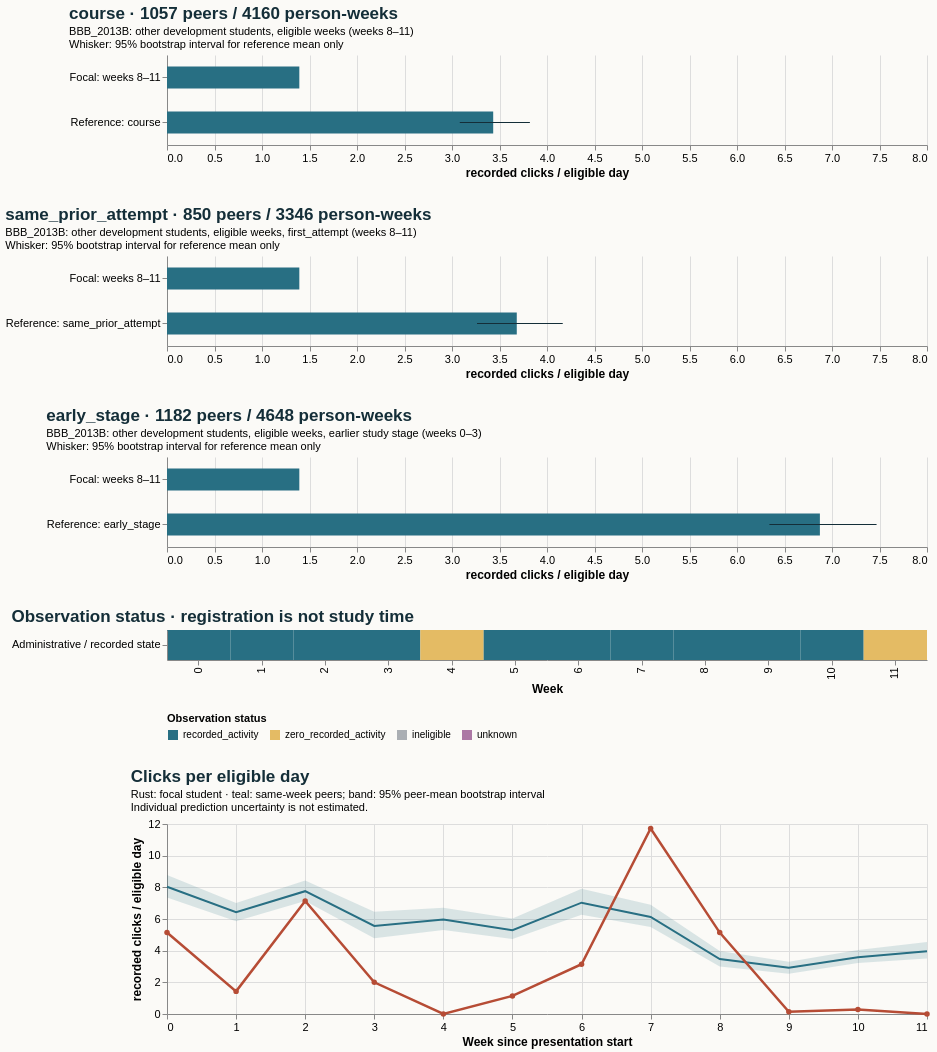

Source (Vega-Lite JSON):
### Vega-Lite specification from a JSON file in a GitHub repository (floating-point values rounded to 4 significant figures)
{"$schema": "https://vega.github.io/schema/vega-lite/v5.20.1.json", "config": {"axis": {"labelFontSize": 11, "titleFontSize": 12}, "background": "#fbfaf7", "font": "sans-serif", "title": {"anchor": "start", "color": "#142e38", "fontSize": 17, "subtitleFontSize": 11}, "view": {"continuousHeight": 300, "continuousWidth": 300, "stroke": null}}, "datasets": {"data-250b8f18df64dd6f26214e3093cac2d4": [{"end_day": 6, "focal_value": 5.143, "peer_ci_high": 8.774, "peer_ci_low": 7.363, "peer_mean": 8.038, "peer_observations": 1181, "peer_people": 1181, "reference": "course", "unit": "recorded clicks / eligible day", "week": 0}, {"end_day": 13, "focal_value": 1.429, "peer_ci_high": 7.009, "peer_ci_low": 5.862, "peer_mean": 6.425, "peer_observations": 1171, "peer_people": 1171, "reference": "course", "unit": "recorded clicks / eligible day", "week": 1}, {"end_day": 20, "focal_value": 7.143, "peer_ci_high": 8.434, "peer_ci_low": 7.14, "peer_mean": 7.757, "peer_observations": 1152, "peer_people": 1152, "reference": "course", "unit": "recorded clicks / eligible day", "week": 2}, {"end_day": 27, "focal_value": 2.0, "peer_ci_high": 6.463, "peer_ci_low": 4.781, "peer_mean": 5.557, "peer_observations": 1144, "peer_people": 1144, "reference": "course", "unit": "recorded clicks / eligible day", "week": 3}, {"end_day": 34, "focal_value": 0.0, "peer_ci_high": 6.706, "peer_ci_low": 5.306, "peer_mean": 5.974, "peer_observations": 1102, "peer_people": 1102, "reference": "course", "unit": "recorded clicks / eligible day", "week": 4}, {"end_day": 41, "focal_value": 1.143, "peer_ci_high": 6.033, "peer_ci_low": 4.73, "peer_mean": 5.288, "peer_observations": 1095, "peer_people": 1095, "reference": "course", "unit": "recorded clicks / eligible day", "week": 5}, {"end_day": 48, "focal_value": 3.143, "peer_ci_high": 7.908, "peer_ci_low": 6.267, "peer_mean": 7.031, "peer_observations": 1083, "peer_people": 1083, "reference": "course", "unit": "recorded clicks / eligible day", "week": 6}, {"end_day": 55, "focal_value": 11.71, "peer_ci_high": 6.899, "peer_ci_low": 5.488, "peer_mean": 6.132, "peer_observations": 1067, "peer_people": 1067, "reference": "course", "unit": "recorded clicks / eligible day", "week": 7}, {"end_day": 62, "focal_value": 5.143, "peer_ci_high": 3.975, "peer_ci_low": 3.003, "peer_mean": 3.47, "peer_observations": 1057, "peer_people": 1057, "reference": "course", "unit": "recorded clicks / eligible day", "week": 8}, {"end_day": 69, "focal_value": 0.1429, "peer_ci_high": 3.305, "peer_ci_low": 2.549, "peer_mean": 2.924, "peer_observations": 1040, "peer_people": 1040, "reference": "course", "unit": "recorded clicks / eligible day", "week": 9}, {"end_day": 76, "focal_value": 0.2857, "peer_ci_high": 4.045, "peer_ci_low": 3.226, "peer_mean": 3.59, "peer_observations": 1034, "peer_people": 1034, "reference": "course", "unit": "recorded clicks / eligible day", "week": 10}, {"end_day": 83, "focal_value": 0.0, "peer_ci_high": 4.544, "peer_ci_low": 3.499, "peer_mean": 3.966, "peer_observations": 1029, "peer_people": 1029, "reference": "course", "unit": "recorded clicks / eligible day", "week": 11}], "data-3622f3a151e34ce1dff3045e475f5e8b": [{"hi": null, "lo": null, "series": "Focal: weeks 8–11", "value": 1.393}, {"hi": 4.166, "lo": 3.264, "series": "Reference: same_prior_attempt", "value": 3.682}], "data-55baacbb067926eebf48c5f9698552b0": [{"hi": null, "lo": null, "series": "Focal: weeks 8–11", "value": 1.393}, {"hi": 3.82, "lo": 3.082, "series": "Reference: course", "value": 3.434}], "data-ad310d56112992400da94c2c082c8b04": [{"hi": null, "lo": null, "series": "Focal: weeks 8–11", "value": 1.393}, {"hi": 7.469, "lo": 6.341, "series": "Reference: early_stage", "value": 6.873}], "data-b482719ae0b1c44f9505b8eade39684e": [{"eligible_days": 7.0, "end_day": 6, "logging_completeness": "unknown", "observation_status": "recorded_activity", "row": "Administrative / recorded state", "score_status": "withheld_release_time_unknown", "start_day": 0, "value": 5.143, "week": 0}, {"eligible_days": 7.0, "end_day": 13, "logging_completeness": "unknown", "observation_status": "recorded_activity", "row": "Administrative / recorded state", "score_status": "withheld_release_time_unknown", "start_day": 7, "value": 1.429, "week": 1}, {"eligible_days": 7.0, "end_day": 20, "logging_completeness": "unknown", "observation_status": "recorded_activity", "row": "Administrative / recorded state", "score_status": "withheld_release_time_unknown", "start_day": 14, "value": 7.143, "week": 2}, {"eligible_days": 7.0, "end_day": 27, "logging_completeness": "unknown", "observation_status": "recorded_activity", "row": "Administrative / recorded state", "score_status": "withheld_release_time_unknown", "start_day": 21, "value": 2.0, "week": 3}, {"eligible_days": 7.0, "end_day": 34, "logging_completeness": "unknown", "observation_status": "zero_recorded_activity", "row": "Administrative / recorded state", "score_status": "withheld_release_time_unknown", "start_day": 28, "value": 0.0, "week": 4}, {"eligible_days": 7.0, "end_day": 41, "logging_completeness": "unknown", "observation_status": "recorded_activity", "row": "Administrative / recorded state", "score_status": "withheld_release_time_unknown", "start_day": 35, "value": 1.143, "week": 5}, {"eligible_days": 7.0, "end_day": 48, "logging_completeness": "unknown", "observation_status": "recorded_activity", "row": "Administrative / recorded state", "score_status": "withheld_release_time_unknown", "start_day": 42, "value": 3.143, "week": 6}, {"eligible_days": 7.0, "end_day": 55, "logging_completeness": "unknown", "observation_status": "recorded_activity", "row": "Administrative / recorded state", "score_status": "withheld_release_time_unknown", "start_day": 49, "value": 11.71, "week": 7}, {"eligible_days": 7.0, "end_day": 62, "logging_completeness": "unknown", "observation_status": "recorded_activity", "row": "Administrative / recorded state", "score_status": "withheld_release_time_unknown", "start_day": 56, "value": 5.143, "week": 8}, {"eligible_days": 7.0, "end_day": 69, "logging_completeness": "unknown", "observation_status": "recorded_activity", "row": "Administrative / recorded state", "score_status": "withheld_release_time_unknown", "start_day": 63, "value": 0.1429, "week": 9}, {"eligible_days": 7.0, "end_day": 76, "logging_completeness": "unknown", "observation_status": "recorded_activity", "row": "Administrative / recorded state", "score_status": "withheld_release_time_unknown", "start_day": 70, "value": 0.2857, "week": 10}, {"eligible_days": 7.0, "end_day": 83, "logging_completeness": "unknown", "observation_status": "zero_recorded_activity", "row": "Administrative / recorded state", "score_status": "withheld_release_time_unknown", "start_day": 77, "value": 0.0, "week": 11}]}, "resolve": {"scale": {"color": "independent"}}, "spacing": 28, "vconcat": [{"data": {"name": "data-55baacbb067926eebf48c5f9698552b0"}, "height": 90, "layer": [{"encoding": {"x": {"field": "value", "scale": {"domain": [0, 7.843], "zero": true}, "title": "recorded clicks / eligible day", "type": "quantitative"}, "y": {"field": "series", "sort": null, "title": null, "type": "nominal"}}, "mark": {"color": "#286f83", "size": 22, "type": "bar"}}, {"encoding": {"x": {"field": "lo", "type": "quantitative"}, "x2": {"field": "hi"}, "y": {"field": "series", "sort": null, "title": null, "type": "nominal"}}, "mark": {"color": "#142e38", "type": "rule"}}], "title": {"subtitle": ["BBB_2013B: other development students, eligible weeks (weeks 8–11)", "Whisker: 95% bootstrap interval for reference mean only"], "text": "course · 1057 peers / 4160 person-weeks"}, "width": 760}, {"data": {"name": "data-3622f3a151e34ce1dff3045e475f5e8b"}, "height": 90, "layer": [{"encoding": {"x": {"field": "value", "scale": {"domain": [0, 7.843], "zero": true}, "title": "recorded clicks / eligible day", "type": "quantitative"}, "y": {"field": "series", "sort": null, "title": null, "type": "nominal"}}, "mark": {"color": "#286f83", "size": 22, "type": "bar"}}, {"encoding": {"x": {"field": "lo", "type": "quantitative"}, "x2": {"field": "hi"}, "y": {"field": "series", "sort": null, "title": null, "type": "nominal"}}, "mark": {"color": "#142e38", "type": "rule"}}], "title": {"subtitle": ["BBB_2013B: other development students, eligible weeks, first_attempt (weeks 8–11)", "Whisker: 95% bootstrap interval for reference mean only"], "text": "same_prior_attempt · 850 peers / 3346 person-weeks"}, "width": 760}, {"data": {"name": "data-ad310d56112992400da94c2c082c8b04"}, "height": 90, "layer": [{"encoding": {"x": {"field": "value", "scale": {"domain": [0, 7.843], "zero": true}, "title": "recorded clicks / eligible day", "type": "quantitative"}, "y": {"field": "series", "sort": null, "title": null, "type": "nominal"}}, "mark": {"color": "#286f83", "size": 22, "type": "bar"}}, {"encoding": {"x": {"field": "lo", "type": "quantitative"}, "x2": {"field": "hi"}, "y": {"field": "series", "sort": null, "title": null, "type": "nominal"}}, "mark": {"color": "#142e38", "type": "rule"}}], "title": {"subtitle": ["BBB_2013B: other development students, eligible weeks, earlier study stage (weeks 0–3)", "Whisker: 95% bootstrap interval for reference mean only"], "text": "early_stage · 1182 peers / 4648 person-weeks"}, "width": 760}, {"data": {"name": "data-b482719ae0b1c44f9505b8eade39684e"}, "encoding": {"color": {"field": "observation_status", "legend": {"labelLimit": 260, "orient": "bottom"}, "scale": {"domain": ["recorded_activity", "zero_recorded_activity", "ineligible", "unknown"], "range": ["#286f83", "#e4bb64", "#aaaeb3", "#ac78a5"]}, "title": "Observation status", "type": "nominal"}, "tooltip": [{"field": "week", "type": "quantitative"}, {"field": "eligible_days", "type": "quantitative"}, {"field": "observation_status", "type": "nominal"}, {"field": "logging_completeness", "type": "nominal"}], "x": {"field": "week", "title": "Week", "type": "ordinal"}, "y": {"field": "row", "title": null, "type": "nominal"}}, "height": 30, "mark": {"type": "rect"}, "title": "Observation status · registration is not study time", "width": 760}, {"data": {"name": "data-250b8f18df64dd6f26214e3093cac2d4"}, "height": 190, "layer": [{"encoding": {"x": {"axis": {"tickMinStep": 1}, "field": "week", "title": "Week since presentation start", "type": "quantitative"}, "y": {"field": "peer_ci_low", "scale": {"zero": true}, "title": "recorded clicks / eligible day", "type": "quantitative"}, "y2": {"field": "peer_ci_high"}}, "mark": {"color": "#286f83", "opacity": 0.16, "type": "area"}}, {"encoding": {"tooltip": [{"field": "week", "type": "quantitative"}, {"field": "peer_mean", "type": "quantitative"}, {"field": "peer_people", "type": "quantitative"}, {"field": "peer_observations", "type": "quantitative"}], "x": {"field": "week", "type": "quantitative"}, "y": {"field": "peer_mean", "type": "quantitative"}}, "mark": {"color": "#286f83", "strokeWidth": 2, "type": "line"}}, {"encoding": {"tooltip": [{"field": "week", "type": "quantitative"}, {"field": "focal_value", "type": "quantitative"}], "x": {"field": "week", "type": "quantitative"}, "y": {"field": "focal_value", "type": "quantitative"}}, "mark": {"color": "#b64c35", "point": {"color": "#b64c35"}, "strokeWidth": 2.5, "type": "line"}}], "title": {"subtitle": ["Rust: focal student · teal: same-week peers; band: 95% peer-mean bootstrap interval", "Individual prediction uncertainty is not estimated."], "text": "Clicks per eligible day"}, "width": 760}]}
